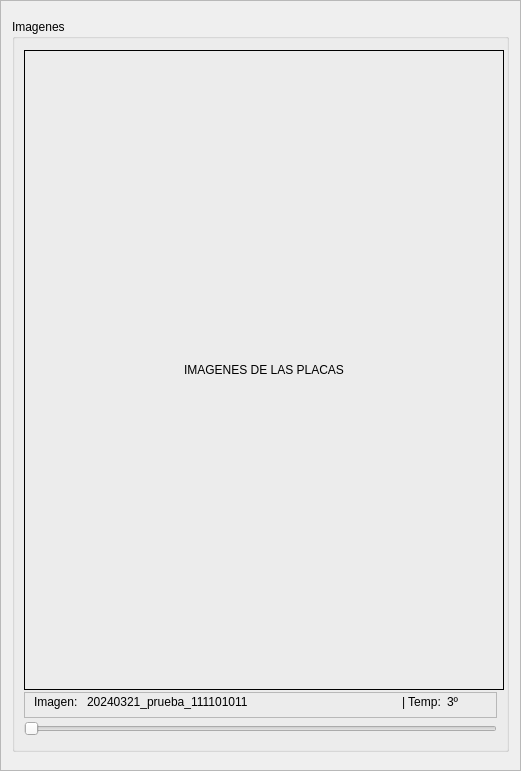
     <widget class="QFrame" name="frame_55">
      <property name="geometry">
       <rect>
        <x>400</x>
        <y>-16</y>
        <width>521</width>
        <height>771</height>
       </rect>
      </property>
      <property name="minimumSize">
       <size>
        <width>407</width>
        <height>744</height>
       </size>
      </property>
      <property name="maximumSize">
       <size>
        <width>550</width>
        <height>779</height>
       </size>
      </property>
      <property name="frameShape">
       <enum>QFrame::StyledPanel</enum>
      </property>
      <property name="frameShadow">
       <enum>QFrame::Raised</enum>
      </property>
      <layout class="QVBoxLayout" name="verticalLayout_15">
       <item alignment="Qt::AlignHCenter|Qt::AlignVCenter">
        <widget class="QGroupBox" name="groupBox_3">
         <property name="minimumSize">
          <size>
           <width>396</width>
           <height>733</height>
          </size>
         </property>
         <property name="maximumSize">
          <size>
           <width>500</width>
           <height>800</height>
          </size>
         </property>
         <property name="title">
          <string>Imagenes</string>
         </property>
         <layout class="QVBoxLayout" name="verticalLayout_16">
          <property name="spacing">
           <number>0</number>
          </property>
          <item>
           <widget class="QLabel" name="MostrarPlacaA">
            <property name="minimumSize">
             <size>
              <width>480</width>
              <height>320</height>
             </size>
            </property>
            <property name="maximumSize">
             <size>
              <width>312</width>
              <height>640</height>
             </size>
            </property>
            <property name="layoutDirection">
             <enum>Qt::LeftToRight</enum>
            </property>
            <property name="autoFillBackground">
             <bool>false</bool>
            </property>
            <property name="styleSheet">
             <string notr="true">border: 1px solid black;</string>
            </property>
            <property name="text">
             <string>IMAGENES DE LAS PLACAS</string>
            </property>
            <property name="alignment">
             <set>Qt::AlignCenter</set>
            </property>
           </widget>
          </item>
          <item>
           <widget class="QFrame" name="frame_56">
            <property name="maximumSize">
             <size>
              <width>16777215</width>
              <height>26</height>
             </size>
            </property>
            <property name="frameShape">
             <enum>QFrame::StyledPanel</enum>
            </property>
            <property name="frameShadow">
             <enum>QFrame::Raised</enum>
            </property>
            <layout class="QHBoxLayout" name="horizontalLayout_66">
             <property name="topMargin">
              <number>0</number>
             </property>
             <item>
              <widget class="QLabel" name="label_66">
               <property name="minimumSize">
                <size>
                 <width>0</width>
                 <height>17</height>
                </size>
               </property>
               <property name="maximumSize">
                <size>
                 <width>47</width>
                 <height>21</height>
                </size>
               </property>
               <property name="text">
                <string>Imagen: </string>
               </property>
              </widget>
             </item>
             <item>
              <widget class="QLabel" name="lblImagenA">
               <property name="minimumSize">
                <size>
                 <width>0</width>
                 <height>17</height>
                </size>
               </property>
               <property name="text">
                <string>20240321_prueba_111101011</string>
               </property>
              </widget>
             </item>
             <item>
              <widget class="QLabel" name="label_67">
               <property name="minimumSize">
                <size>
                 <width>0</width>
                 <height>17</height>
                </size>
               </property>
               <property name="maximumSize">
                <size>
                 <width>39</width>
                 <height>16777215</height>
                </size>
               </property>
               <property name="text">
                <string>| Temp: </string>
               </property>
              </widget>
             </item>
             <item>
              <widget class="QLabel" name="lblTempA">
               <property name="minimumSize">
                <size>
                 <width>0</width>
                 <height>17</height>
                </size>
               </property>
               <property name="maximumSize">
                <size>
                 <width>40</width>
                 <height>16777215</height>
                </size>
               </property>
               <property name="text">
                <string>3º</string>
               </property>
              </widget>
             </item>
            </layout>
           </widget>
          </item>
          <item>
           <widget class="QSlider" name="sliderFotos">
            <property name="minimumSize">
             <size>
              <width>0</width>
              <height>18</height>
             </size>
            </property>
            <property name="maximumSize">
             <size>
              <width>16777215</width>
              <height>18</height>
             </size>
            </property>
            <property name="orientation">
             <enum>Qt::Horizontal</enum>
            </property>
           </widget>
          </item>
         </layout>
        </widget>
       </item>
      </layout>
     </widget>
